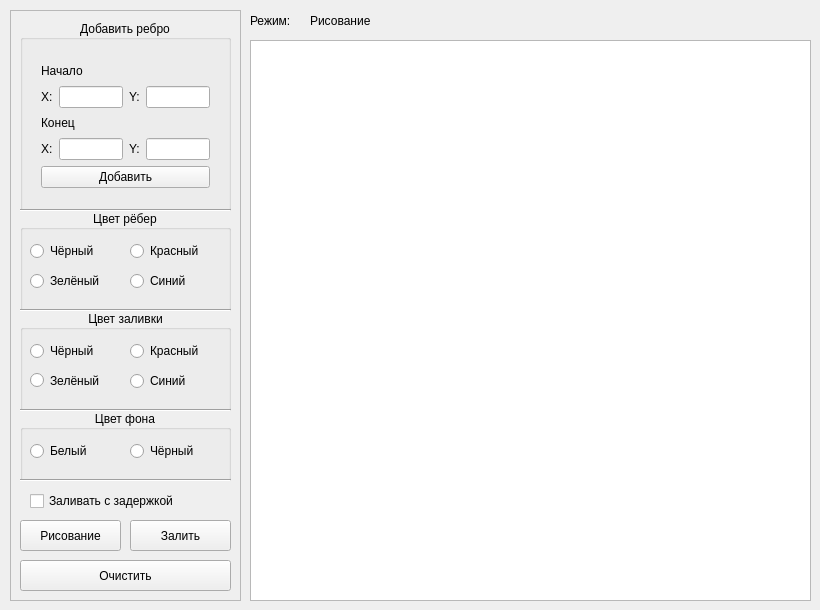
<?xml version="1.0" encoding="UTF-8"?>
<ui version="4.0">
 <class>MainWindow</class>
 <widget class="QMainWindow" name="MainWindow">
  <property name="geometry">
   <rect>
    <x>0</x>
    <y>0</y>
    <width>820</width>
    <height>610</height>
   </rect>
  </property>
  <property name="windowTitle">
   <string>Заполнение фигуры</string>
  </property>
  <widget class="QWidget" name="centralWidget">
   <widget class="QFrame" name="frame">
    <property name="geometry">
     <rect>
      <x>10</x>
      <y>10</y>
      <width>231</width>
      <height>591</height>
     </rect>
    </property>
    <property name="frameShape">
     <enum>QFrame::StyledPanel</enum>
    </property>
    <property name="frameShadow">
     <enum>QFrame::Raised</enum>
    </property>
    <widget class="QGroupBox" name="groupBox">
     <property name="geometry">
      <rect>
       <x>10</x>
       <y>10</y>
       <width>211</width>
       <height>191</height>
      </rect>
     </property>
     <property name="font">
      <font>
       <pointsize>9</pointsize>
      </font>
     </property>
     <property name="title">
      <string>Добавить ребро</string>
     </property>
     <property name="alignment">
      <set>Qt::AlignCenter</set>
     </property>
     <widget class="QWidget" name="verticalLayoutWidget">
      <property name="geometry">
       <rect>
        <x>10</x>
        <y>30</y>
        <width>191</width>
        <height>149</height>
       </rect>
      </property>
      <layout class="QVBoxLayout" name="verticalLayout">
       <item>
        <widget class="QLabel" name="label">
         <property name="text">
          <string>Начало</string>
         </property>
        </widget>
       </item>
       <item>
        <layout class="QHBoxLayout" name="horizontalLayout">
         <item>
          <widget class="QLabel" name="label_2">
           <property name="text">
            <string>X:</string>
           </property>
          </widget>
         </item>
         <item>
          <widget class="QLineEdit" name="lineEdit_add_xs"/>
         </item>
         <item>
          <widget class="QLabel" name="label_3">
           <property name="text">
            <string>Y:</string>
           </property>
          </widget>
         </item>
         <item>
          <widget class="QLineEdit" name="lineEdit_add_ys"/>
         </item>
        </layout>
       </item>
       <item>
        <widget class="QLabel" name="label_4">
         <property name="text">
          <string>Конец</string>
         </property>
        </widget>
       </item>
       <item>
        <layout class="QHBoxLayout" name="horizontalLayout_3">
         <item>
          <widget class="QLabel" name="label_7">
           <property name="text">
            <string>X:</string>
           </property>
          </widget>
         </item>
         <item>
          <widget class="QLineEdit" name="lineEdit_add_xe"/>
         </item>
         <item>
          <widget class="QLabel" name="label_8">
           <property name="text">
            <string>Y:</string>
           </property>
          </widget>
         </item>
         <item>
          <widget class="QLineEdit" name="lineEdit_add_ye"/>
         </item>
        </layout>
       </item>
       <item>
        <widget class="QPushButton" name="btn_add_edge">
         <property name="text">
          <string>Добавить</string>
         </property>
        </widget>
       </item>
      </layout>
     </widget>
    </widget>
    <widget class="Line" name="line">
     <property name="geometry">
      <rect>
       <x>10</x>
       <y>190</y>
       <width>211</width>
       <height>21</height>
      </rect>
     </property>
     <property name="orientation">
      <enum>Qt::Horizontal</enum>
     </property>
    </widget>
    <widget class="QGroupBox" name="groupBox_2">
     <property name="geometry">
      <rect>
       <x>10</x>
       <y>200</y>
       <width>211</width>
       <height>101</height>
      </rect>
     </property>
     <property name="font">
      <font>
       <pointsize>9</pointsize>
      </font>
     </property>
     <property name="title">
      <string>Цвет рёбер</string>
     </property>
     <property name="alignment">
      <set>Qt::AlignCenter</set>
     </property>
     <widget class="QRadioButton" name="rbtn_edge_black">
      <property name="geometry">
       <rect>
        <x>10</x>
        <y>30</y>
        <width>91</width>
        <height>22</height>
       </rect>
      </property>
      <property name="text">
       <string>Чёрный</string>
      </property>
     </widget>
     <widget class="QRadioButton" name="rbtn_edge_red">
      <property name="geometry">
       <rect>
        <x>110</x>
        <y>30</y>
        <width>91</width>
        <height>22</height>
       </rect>
      </property>
      <property name="text">
       <string>Красный</string>
      </property>
     </widget>
     <widget class="QRadioButton" name="rbtn_edge_green">
      <property name="geometry">
       <rect>
        <x>10</x>
        <y>60</y>
        <width>91</width>
        <height>22</height>
       </rect>
      </property>
      <property name="text">
       <string>Зелёный</string>
      </property>
     </widget>
     <widget class="QRadioButton" name="rbtn_edge_blue">
      <property name="geometry">
       <rect>
        <x>110</x>
        <y>60</y>
        <width>101</width>
        <height>22</height>
       </rect>
      </property>
      <property name="text">
       <string>Синий</string>
      </property>
     </widget>
    </widget>
    <widget class="Line" name="line_2">
     <property name="geometry">
      <rect>
       <x>10</x>
       <y>290</y>
       <width>211</width>
       <height>21</height>
      </rect>
     </property>
     <property name="orientation">
      <enum>Qt::Horizontal</enum>
     </property>
    </widget>
    <widget class="QGroupBox" name="groupBox_3">
     <property name="geometry">
      <rect>
       <x>10</x>
       <y>300</y>
       <width>211</width>
       <height>101</height>
      </rect>
     </property>
     <property name="font">
      <font>
       <pointsize>9</pointsize>
      </font>
     </property>
     <property name="title">
      <string>Цвет заливки</string>
     </property>
     <property name="alignment">
      <set>Qt::AlignCenter</set>
     </property>
     <widget class="QRadioButton" name="rbtn_fill_black">
      <property name="geometry">
       <rect>
        <x>10</x>
        <y>30</y>
        <width>91</width>
        <height>22</height>
       </rect>
      </property>
      <property name="text">
       <string>Чёрный</string>
      </property>
     </widget>
     <widget class="QRadioButton" name="rbtn_fill_red">
      <property name="geometry">
       <rect>
        <x>110</x>
        <y>30</y>
        <width>91</width>
        <height>22</height>
       </rect>
      </property>
      <property name="text">
       <string>Красный</string>
      </property>
     </widget>
     <widget class="QRadioButton" name="rbtn_fill_green">
      <property name="geometry">
       <rect>
        <x>10</x>
        <y>60</y>
        <width>91</width>
        <height>21</height>
       </rect>
      </property>
      <property name="text">
       <string>Зелёный</string>
      </property>
     </widget>
     <widget class="QRadioButton" name="rbtn_fill_blue">
      <property name="geometry">
       <rect>
        <x>110</x>
        <y>60</y>
        <width>91</width>
        <height>22</height>
       </rect>
      </property>
      <property name="text">
       <string>Синий</string>
      </property>
     </widget>
    </widget>
    <widget class="Line" name="line_3">
     <property name="geometry">
      <rect>
       <x>10</x>
       <y>390</y>
       <width>211</width>
       <height>21</height>
      </rect>
     </property>
     <property name="orientation">
      <enum>Qt::Horizontal</enum>
     </property>
    </widget>
    <widget class="QCheckBox" name="checkBox_sleep">
     <property name="geometry">
      <rect>
       <x>20</x>
       <y>480</y>
       <width>191</width>
       <height>22</height>
      </rect>
     </property>
     <property name="font">
      <font>
       <pointsize>9</pointsize>
      </font>
     </property>
     <property name="text">
      <string>Заливать с задержкой</string>
     </property>
    </widget>
    <widget class="QPushButton" name="btn_draw_figure">
     <property name="geometry">
      <rect>
       <x>10</x>
       <y>510</y>
       <width>101</width>
       <height>31</height>
      </rect>
     </property>
     <property name="text">
      <string>Рисование</string>
     </property>
    </widget>
    <widget class="QPushButton" name="btn_clear_figure">
     <property name="geometry">
      <rect>
       <x>10</x>
       <y>550</y>
       <width>211</width>
       <height>31</height>
      </rect>
     </property>
     <property name="text">
      <string>Очистить</string>
     </property>
    </widget>
    <widget class="QGroupBox" name="groupBox_4">
     <property name="geometry">
      <rect>
       <x>10</x>
       <y>400</y>
       <width>211</width>
       <height>71</height>
      </rect>
     </property>
     <property name="font">
      <font>
       <pointsize>9</pointsize>
      </font>
     </property>
     <property name="title">
      <string>Цвет фона</string>
     </property>
     <property name="alignment">
      <set>Qt::AlignCenter</set>
     </property>
     <widget class="QRadioButton" name="radioButton">
      <property name="geometry">
       <rect>
        <x>10</x>
        <y>30</y>
        <width>97</width>
        <height>22</height>
       </rect>
      </property>
      <property name="text">
       <string>Белый</string>
      </property>
     </widget>
     <widget class="QRadioButton" name="radioButton_2">
      <property name="geometry">
       <rect>
        <x>110</x>
        <y>30</y>
        <width>97</width>
        <height>22</height>
       </rect>
      </property>
      <property name="text">
       <string>Чёрный</string>
      </property>
     </widget>
    </widget>
    <widget class="Line" name="line_4">
     <property name="geometry">
      <rect>
       <x>10</x>
       <y>460</y>
       <width>211</width>
       <height>21</height>
      </rect>
     </property>
     <property name="orientation">
      <enum>Qt::Horizontal</enum>
     </property>
    </widget>
    <widget class="QPushButton" name="btn_fill_figure">
     <property name="geometry">
      <rect>
       <x>120</x>
       <y>510</y>
       <width>101</width>
       <height>31</height>
      </rect>
     </property>
     <property name="text">
      <string>Залить</string>
     </property>
    </widget>
   </widget>
   <widget class="QGraphicsView" name="graphicsView">
    <property name="geometry">
     <rect>
      <x>250</x>
      <y>40</y>
      <width>561</width>
      <height>561</height>
     </rect>
    </property>
   </widget>
   <widget class="QLabel" name="label_5">
    <property name="geometry">
     <rect>
      <x>250</x>
      <y>10</y>
      <width>55</width>
      <height>21</height>
     </rect>
    </property>
    <property name="font">
     <font>
      <pointsize>9</pointsize>
     </font>
    </property>
    <property name="text">
     <string>Режим: </string>
    </property>
   </widget>
   <widget class="QLabel" name="lbl_mode_click">
    <property name="geometry">
     <rect>
      <x>310</x>
      <y>10</y>
      <width>101</width>
      <height>21</height>
     </rect>
    </property>
    <property name="font">
     <font>
      <pointsize>9</pointsize>
     </font>
    </property>
    <property name="text">
     <string>Рисование</string>
    </property>
   </widget>
  </widget>
 </widget>
 <layoutdefault spacing="6" margin="11"/>
 <resources/>
 <connections/>
</ui>
